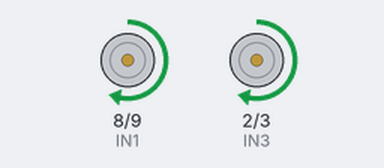
Recording of a sketch running on a simulated Arduino Uno, built with avr-gcc and run on an emulated ATmega328P. Parts: motor-driver pin pairs drawn as motors (green arrow = first pin HIGH = forward, orange = second pin HIGH = backward, longer = more drive, scaled by the enable pin).

Above: at 1.0 s.
At 2.5 s:
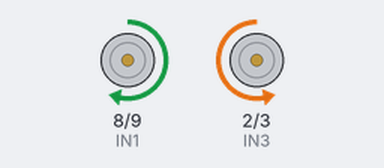
At 5.0 s:
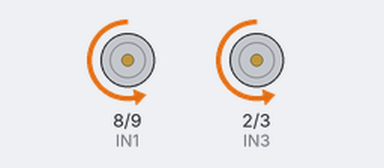
At 7.0 s:
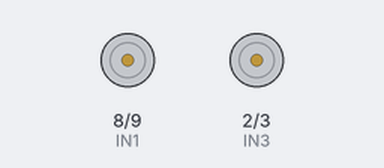
Timing chart, 0 to 10.4 s (numbered marks = the images above):
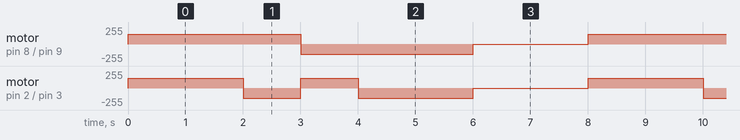

Measured:
- by itself, motor on pin 8 (IN1) / pin 9 (IN2): repeats every 8.0 s: backward 150/255 3.0 s, stopped 2.0 s, forward 150/255 3.0 s
- by itself, motor on pin 2 (IN3) / pin 3 (IN4): repeats every 8.0 s: backward 150/255 1.0 s, forward 150/255 1.0 s, backward 150/255 2.0 s, stopped 2.0 s, forward 150/255 2.0 s

The sketch:

motorlar_deneme.ino
```cpp
#define ENA 10
#define ENB 11
#define IN1 8
#define IN2 9
#define IN3 2
#define IN4 3

void setup() {
  pinMode(ENA, OUTPUT);
  pinMode(ENB, OUTPUT);
  pinMode(IN1, OUTPUT);
  pinMode(IN2, OUTPUT);
  pinMode(IN3, OUTPUT);
  pinMode(IN4, OUTPUT);

  dur();
}

void ileri(int hiz) {
  analogWrite(ENA, hiz);
  analogWrite(ENB, hiz);

  digitalWrite(IN1, HIGH);
  digitalWrite(IN2, LOW);
  digitalWrite(IN3, HIGH);
  digitalWrite(IN4, LOW);
}

void geri(int hiz) {
  analogWrite(ENA, hiz);
  analogWrite(ENB, hiz);

  digitalWrite(IN1, LOW);
  digitalWrite(IN2, HIGH);
  digitalWrite(IN3, LOW);
  digitalWrite(IN4, HIGH);
}

void sag(int hiz) {
  analogWrite(ENA, hiz);
  analogWrite(ENB, hiz);

  digitalWrite(IN1, HIGH);
  digitalWrite(IN2, LOW);
  digitalWrite(IN3, LOW);
  digitalWrite(IN4, HIGH);
}

void sol(int hiz) {
  analogWrite(ENA, hiz);
  analogWrite(ENB, hiz);

  digitalWrite(IN1, LOW);
  digitalWrite(IN2, HIGH);
  digitalWrite(IN3, HIGH);
  digitalWrite(IN4, LOW);
}

void dur() {
  analogWrite(ENA, 0);
  analogWrite(ENB, 0);

  digitalWrite(IN1, LOW);
  digitalWrite(IN2, LOW);
  digitalWrite(IN3, LOW);
  digitalWrite(IN4, LOW);
}

void loop() {
  ileri(150);
  delay(2000);

  sag(150);
  delay(1000);

  sol(150);
  delay(1000);

  geri(150);
  delay(2000);

  dur();
  delay(2000);
}
```
